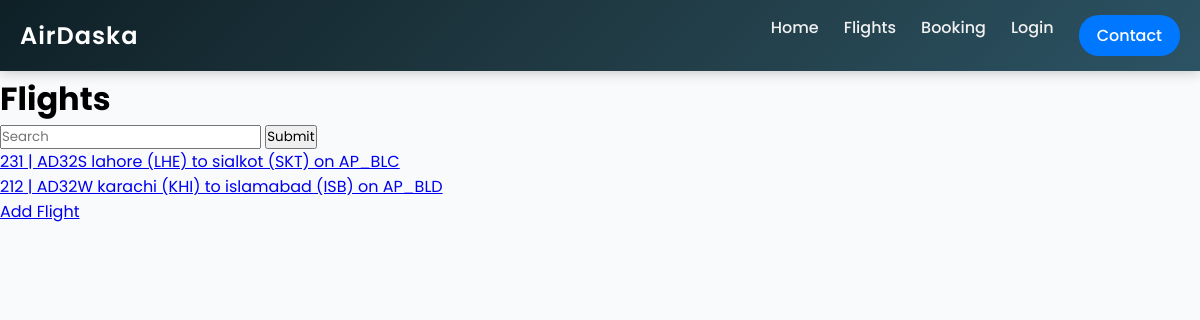
/flights/, run on an earlier commit of the app's database.
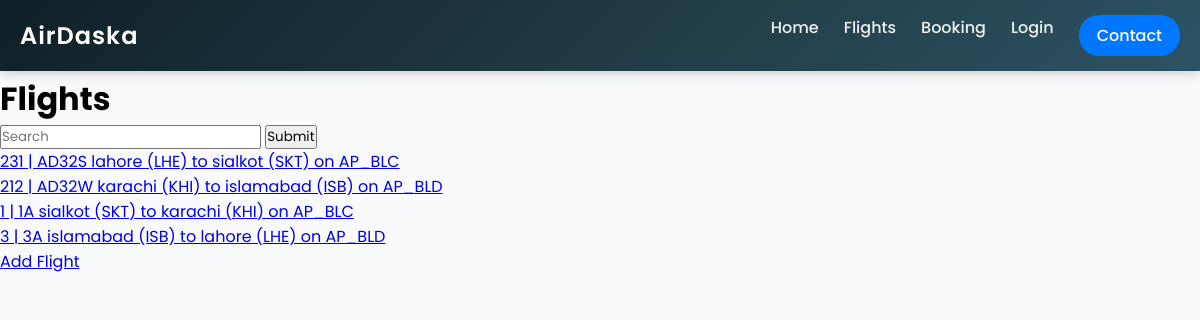
And on a later commit of the database.
### flights/models.py (models this page shows, shortened)
class Flight(models.Model):
    flightId = models.IntegerField()
    flightNo = models.CharField(max_length=8)
    origin = models.ForeignKey(Airport, on_delete=models.CASCADE, related_name='departure')
    destination = models.ForeignKey(Airport, on_delete=models.CASCADE, related_name='arrival')
    departureTime = models.DateTimeField()
    arrivalTime = models.DateTimeField()
    aircraft = models.ForeignKey(Aircraft, on_delete=models.CASCADE)
    def __str__(self):
        return f"{self.flightId} | {self.flightNo} {self.origin} to {self.destination} on {self.aircraft.tailNo}"

class Airport(models.Model):
    city = models.CharField(max_length=32)
    code = models.CharField(max_length=3)
    def __str__(self):
        return f"{self.city} ({self.code})"

class Aircraft(models.Model):
    tailNo = models.CharField(max_length=10)
    modelName = models.CharField(max_length= 32)
    manufacturer = models.CharField(max_length=32)
    seatCapacity = models.IntegerField()
    seatLayout = models.CharField(max_length=7)

### flights/views.py (the view)
# urls.py: path('flights/', include('flights.urls')),
def flights(request):
    return render (request, 'flights/flights.html', {
        "flights":flightsList
    })

### flights/templates/flights/flights.html
{% extends "core/layout.html" %}
{%block content%}
<h1>Flights</h1>
    <form action="{%url 'flight' 0%}" method="get">
        <input type="text" name="flight-id" placeholder="Search">
        <input type="submit">
    </form>
    <ul>
        {%for flight in flights%}
            <a href='{%url "flight" flight.flightId %}'>
                <li>{{flight}}</li>
            </a>
            {%empty%}
                <div style="color: red; font-style:italic">NO Scheduled Flight</div>
        {%endfor%}
    </ul>
    <a href='{%url "updateFlight"%}'>Add Flight</a>
{%endblock%}

What changed in the data, as far as the page shows it:
added Flight: flightId+flightNo+origin "1 | 1A sialkot (SKT) to karachi (KHI) on AP_BLC"
added Flight: flightId+flightNo+origin "3 | 3A islamabad (ISB) to lahore (LHE) on AP_BLD"
